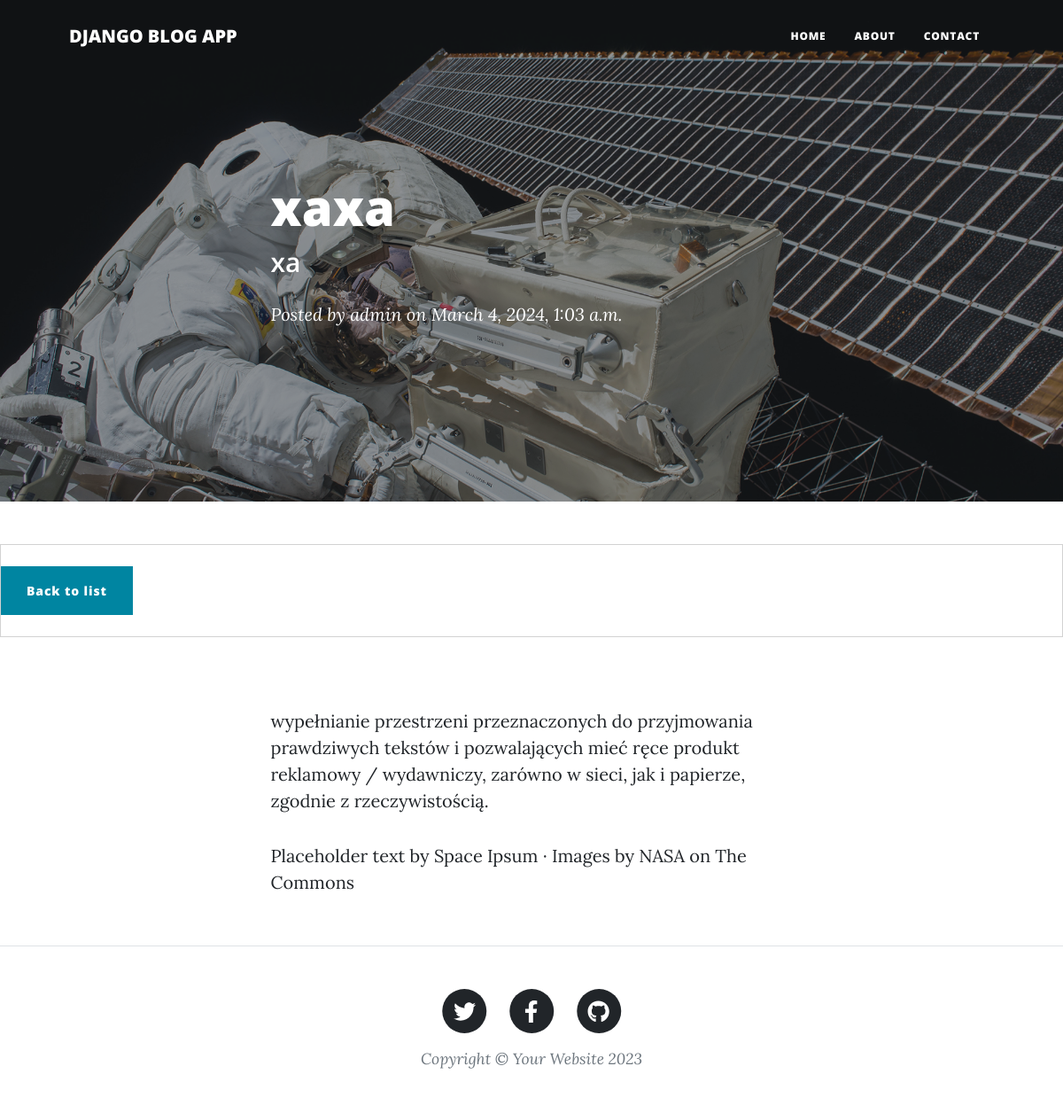
The page /blog/xaxa/ on the database as committed earlier.
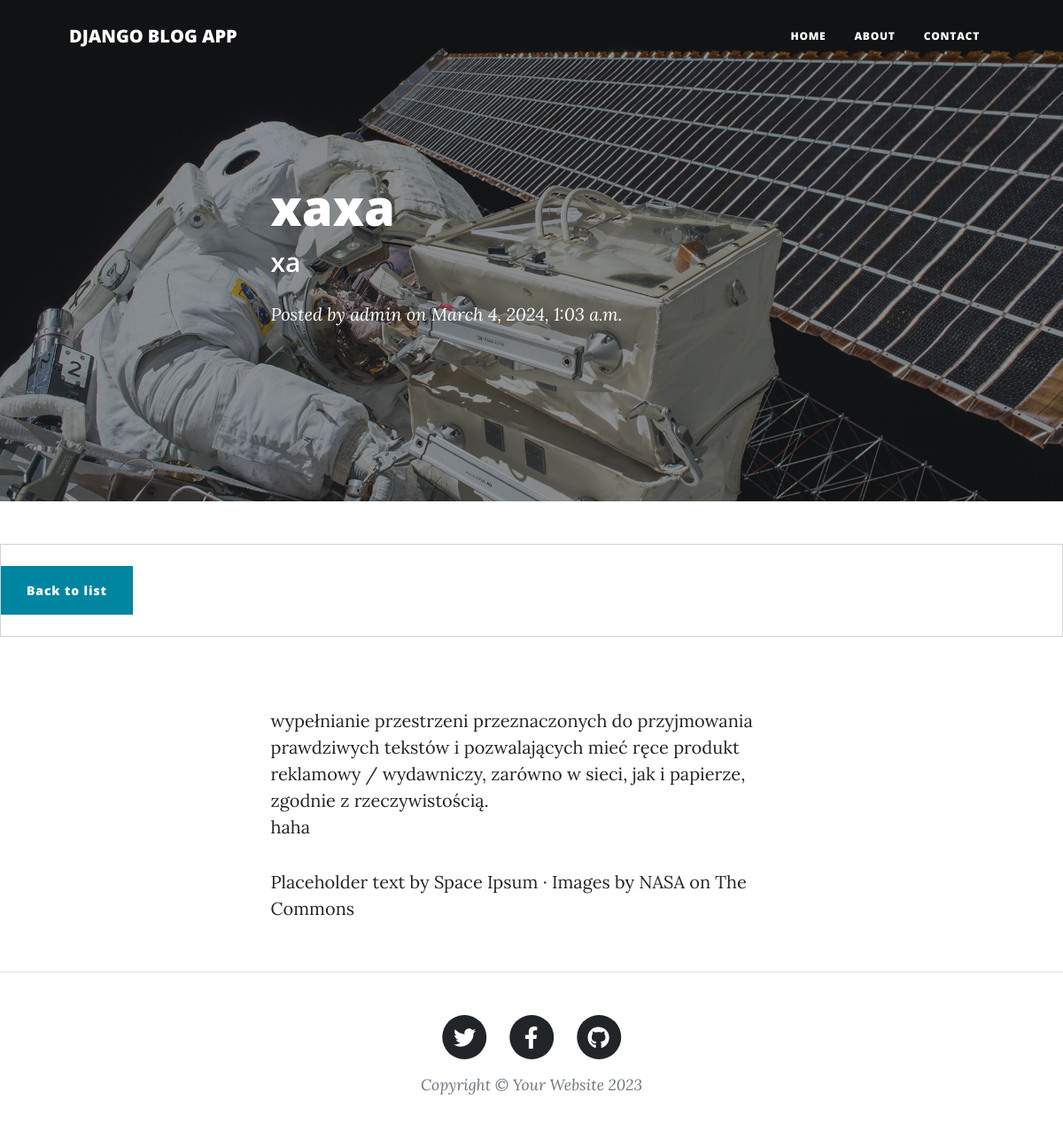
The same page on the database as committed later.
### blogapp/models.py (models this page shows, shortened)
class Post(models.Model):
    title = models.CharField(max_length=100)
    subtitle = models.CharField(max_length=100, blank=True, null=True)
    slug = models.SlugField(max_length=55,unique=True)
    body = models.TextField()
    status = models.IntegerField(choices=STATUS, default=1)
    created_by = models.ForeignKey(User, on_delete=models.CASCADE)
    create_date = models.DateTimeField(auto_now_add= True)
    update_date = models.DateTimeField(auto_now= True)
    publish_date = models.DateTimeField(default= now)
    class Meta:
        ordering = ('-create_date',)

### blogapp/views.py (the view)
# urls.py: path('blog/<slug>/', PostDetailView.as_view(), name='blog_post_detail' ),
class PostDetailView(DetailView):
    model = Post
    slug_field = 'slug'
    template_name = 'blog/post.html'

### blogapp/templates/blog/post.html (shortened to what this page needs)
{% extends "base.html" %}
{% load static %}
{% block content %}
        <header class="masthead" style="background-image: url('/media/post-bg.jpg')">
            <div class="container position-relative px-4 px-lg-5">
                <div class="row gx-4 gx-lg-5 justify-content-center">
                    <div class="col-md-10 col-lg-8 col-xl-7">
                        <div class="post-heading">
                            <h1>{{ object.title }}</h1>
                            <h2 class="subheading">{{ object.subtitle }}</h2>
                            <span class="meta">
                                Posted by
                                <a href="#!">{{ object.created_by }}</a>
                                on {{ object.create_date }}
                            </span>
                        </div>
                    </div>
                </div>
            </div>
        </header>
    <div class="card my-5 py-4 text=center">
        <div>
        <a href="{% url 'blogapp:blog_post_list' %}" class="btn btn-primary"> Back to list </a>
        </div>
    </div>
        <article class="mb-4">
            <div class="container px-4 px-lg-5">
                <div class="row gx-4 gx-lg-5 justify-content-center">
                    <div class="col-md-10 col-lg-8 col-xl-7">
                            {{ object.body | linebreaks}}
                            Placeholder text by
                            <a href="http://spaceipsum.com/">Space Ipsum</a>
                            &middot; Images by
                            <a href="https://www.flickr.com/photos/nasacommons/">NASA on The Commons</a>
                    </div>
                </div>
            </div>
        </article>
{% endblock %}

Rows that differ between the two databases and show on the page:
changed Post "xaxa": body "…papierze, zgodnie z rzeczywistością." → "…papierze, zgodnie z rzeczywistością. haha"
